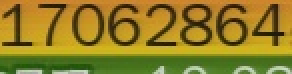
#> input picture image_segmentation/capture/catch149864984817.jpg, 146 x 37 px, found by its file name (shown 2 times larger); its folder holds only this picture in this run
$ jupyter execute number_segmentation_version2.0.ipynb
#> lines starting #> are read from the running program, lines starting #| are printed output that depends on the picture; after the words box and inside, x2 and y2 are one past the last pixel; in counts of white or black regions, pixels touching at a corner belong together
[cell 1]
import cv2
import numpy as np
from matplotlib import pyplot as plt

import matplotlib.patches as mpatches

from skimage import data
from skimage.filters import threshold_otsu
from skimage.segmentation import clear_border
from skimage.measure import label, regionprops
from skimage.morphology import closing, square
from skimage.color import label2rgb

import os

[cell 2]
def isIntersection(b1,b2):
    return not(b2[0] > b1[2] or b2[2] < b1[0] or b2[1] > b1[3] or b2[3] < b1[1])

[cell 3]
def flex_resize(img_ori):
    MAX_AREA=img_ori.shape[0]*img_ori.shape[1]
    # decide the scale factor
    scale=1.0
    imgH=img_ori.shape[0]
    imgH_ref=img_ori.shape[0]
    while (imgH<160):
        scale+=0.1
        imgH=scale*imgH_ref
    # resize image
    dst=cv2.resize(img_ori,(0,0),fx= scale,fy= scale, interpolation=cv2.INTER_NEAREST)
    return dst,MAX_AREA

def getBoundingBox(dst,MAX_AREA):
    img_gray=cv2.cvtColor(dst, cv2.COLOR_BGR2GRAY)
    img_median=cv2.medianBlur(img_gray,3)

    image_edges=cv2.Canny(img_median,100,200,3)#100,200,3

    kernel=cv2.getStructuringElement(cv2.MORPH_RECT,(3,3))
    closing = cv2.morphologyEx(image_edges, cv2.MORPH_CLOSE, kernel)

    # clear the image border
    cleared = clear_border(closing)

    # label the image
    label_image = label(cleared)

    all_regions=regionprops(label_image)

    candidate_regions=[]
    valid_regions=[]
    isValid=0

    for region in all_regions:
        # take regions with large enough areas
        if region.area >= MAX_AREA/18:
            candidate_regions.append(region.bbox)

    for i in range(len(candidate_regions)):
        rr=candidate_regions[i]# reference box
        for j in range(len(candidate_regions)):
            if i==j:
                continue
            cr=candidate_regions[j]#the box to be compared with
            if cr[0]<rr[0] and cr[1]<rr[1] and cr[2]>rr[2] and cr[3]>rr[3]:
                isValid=0
                break
            else:
                isValid=1
        if isValid:
            valid_regions.append(rr)

    return valid_regions

[cell 4]
all_files=[]
root_dir="/home/fengsibo/my_project/OCR/image_segmentation/capture/"
for parent,dirnames,filenames in os.walk(root_dir):
       for filename in filenames:
            full_filenames=filename
            all_files.append(full_filenames)
            #print "filename is:" + full_filenames
len(all_files)
#all_files[1][:-4]

[cell 5]
result_dir="/home/fengsibo/my_project/OCR/image_segmentation/result"
if not os.path.exists(result_dir):
    os.makedirs(result_dir)

v_r=[]
for file_id in range(len(all_files)):
    filename=root_dir+all_files[file_id]
    img_ori=cv2.imread(filename,1)
#> img_ori is the input picture: shape (37, 146, 3); mean B, G, R 37, 125.3, 143.7
    dst,MAX_AREA=flex_resize(img_ori)
#> in flex_resize, `dst=cv2.resize(img_ori,(0,0),fx= scale,fy= scale, interpolation=cv2.IN..`:
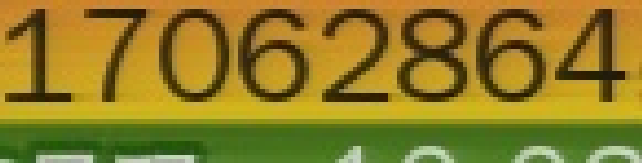
#> dst: shape (163, 642, 3); mean B, G, R 36.7, 125.1, 143.8
#> MAX_AREA = 5402
    v_r=getBoundingBox(dst,MAX_AREA)#valid region
#> in getBoundingBox, `img_gray=cv2.cvtColor(dst, cv2.COLOR_BGR2GRAY)`:
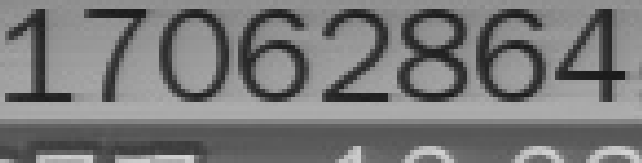
#> img_gray: shape (163, 642); min 25, max 212, mean 120.6
#> in getBoundingBox, `image_edges=cv2.Canny(img_median,100,200,3)#100,200,3`:
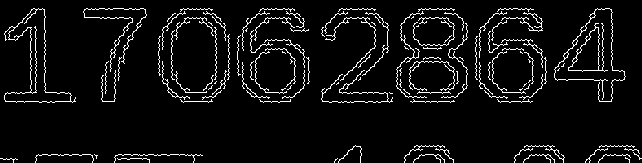
#> image_edges: shape (163, 642); 5.9% white in thin lines or dots
#> in getBoundingBox, `closing = cv2.morphologyEx(image_edges, cv2.MORPH_CLOSE, kernel)`:
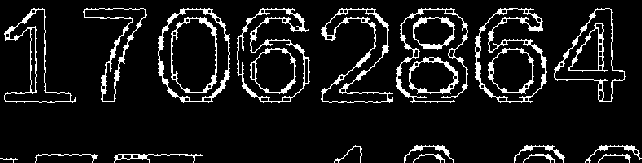
#> closing: shape (163, 642); 9% white; 24 white regions, largest, box (x1, y1, x2, y2) and area: (475, 8, 547, 103) 1023, (321, 8, 393, 103) 960, (237, 8, 310, 103) 923
#> in getBoundingBox, `cleared = clear_border(closing)`:
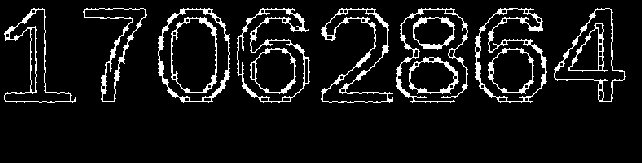
#> cleared: shape (163, 642); 7.9% white; 14 white regions
#> in getBoundingBox, `label_image = label(cleared)`:
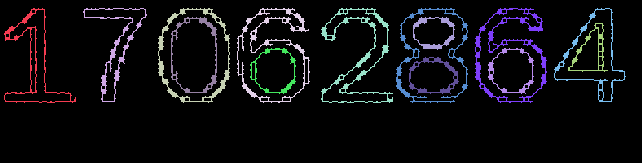
#> label_image: shape (163, 642) int64; 15 distinct labels, from 0 to 14; one colour per label, 0 black
#> in getBoundingBox, `all_regions=regionprops(label_image)`: all_regions = 14 regions; largest, box (x1, y1, x2, y2) and area: (475, 8, 547, 103) 1023, (321, 8, 393, 103) 960, (237, 8, 310, 103) 923, (158, 8, 230, 103) 775, (396, 8, 468, 103) 706
#> the loop in getBoundingBox, `for region in all_regions:` made 14 passes
#> after the loop in getBoundingBox, `for region in all_regions:`: candidate_regions = [(8, 4, 103, 76), (8, 83, 102, 147), (8, 158, 103, 230), (8, 237, 103, 310), (8, 321, 103, 393), (8, 396, 103, 468), (8, 475, 103, 547), (8, 554, 102, 626), (17, 171, 93, 217), (17, 413, 50, 455), (48, 250, 94, 296), (48, 488, 94, 534), (57, 409, 94, 459)]
#> the loop in getBoundingBox, `for i in range(len(candidate_regions)):` made 13 passes
#> after the loop in getBoundingBox, `for i in range(len(candidate_regions)):`: valid_regions = [(8, 4, 103, 76), (8, 83, 102, 147), (8, 158, 103, 230), (8, 237, 103, 310), (8, 321, 103, 393), (8, 396, 103, 468), (8, 475, 103, 547), (8, 554, 102, 626)]
#> v_r has the same summary as valid_regions in getBoundingBox
    for i in range(len(v_r)):
        img=dst[v_r[i][0]:v_r[i][2],v_r[i][1]:v_r[i][3]]
        result_name=result_dir+'/'+all_files[file_id][:-4]+'_'+str(i)+'.jpg'
        cv2.imwrite(result_name,img)
#> this loop made 8 passes
#> pass 1, `img=dst[v_r[i][0]:v_r[i][2],v_r[i][1]:v_r[i][3]]`:
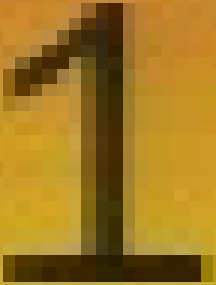
#> img: shape (95, 72, 3) (shown 3 times larger); mean B, G, R 33.2, 119.6, 159.2
#> pass 2, `img=dst[v_r[i][0]:v_r[i][2],v_r[i][1]:v_r[i][3]]`:
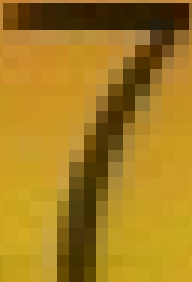
#> img: shape (94, 64, 3) (shown 3 times larger); mean B, G, R 31.9, 125.3, 164.9
#> pass 3, `img=dst[v_r[i][0]:v_r[i][2],v_r[i][1]:v_r[i][3]]`:
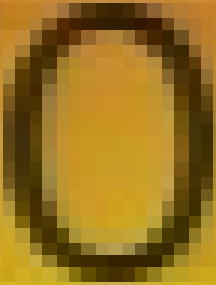
#> img: shape (95, 72, 3) (shown 3 times larger); mean B, G, R 30.8, 112.9, 149.2

$ run again, on image_segmentation/capture/catch149865026846.jpg
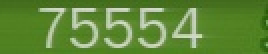
#> input picture image_segmentation/capture/catch149865026846.jpg, 134 x 27 px, found by its file name (shown 2 times larger)
#> img_ori is the input picture: shape (27, 134, 3); mean B, G, R 56.3, 136.7, 95.8
#> `dst,MAX_AREA=flex_resize(img_ori)`: MAX_AREA = 3618
#> image_edges: shape (162, 804); 3.2% white in thin lines or dots, all inside (x1, y1, x2, y2) = (113, 23, 804, 145)
#> cleared: shape (162, 804); 3.5% white in thin lines or dots, all inside (x1, y1, x2, y2) = (113, 23, 607, 145)
#> in getBoundingBox, `label_image = label(cleared)`:
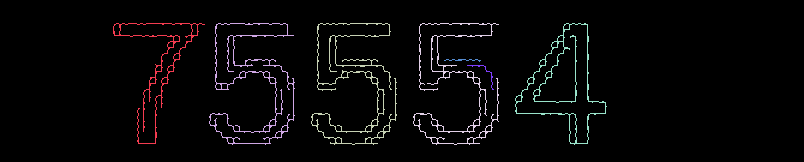
#> label_image: shape (162, 804) int64; 8 distinct labels, from 0 to 7; one colour per label, 0 black
#> all_regions = 7 regions; box (x1, y1, x2, y2) and area: (311, 23, 397, 145) 1038, (209, 23, 295, 145) 1025, (413, 23, 499, 145) 961, (515, 23, 607, 145) 803, (113, 23, 205, 144) 675, (467, 65, 494, 90) 52, (444, 59, 481, 62) 42
#> the loop in getBoundingBox, `for region in all_regions:` made 7 passes
#> after the loop in getBoundingBox, `for region in all_regions:`: candidate_regions = [(23, 113, 144, 205), (23, 209, 145, 295), (23, 311, 145, 397), (23, 413, 145, 499), (23, 515, 145, 607)]
#> the loop in getBoundingBox, `for i in range(len(candidate_regions)):` made 5 passes
#> after the loop in getBoundingBox, `for i in range(len(candidate_regions)):`: valid_regions has the same summary as candidate_regions
#> v_r has the same summary as candidate_regions in getBoundingBox
#> the loop `for i in range(len(v_r)):` made 5 passes
#> pass 2, `img=dst[v_r[i][0]:v_r[i][2],v_r[i][1]:v_r[i][3]]`:
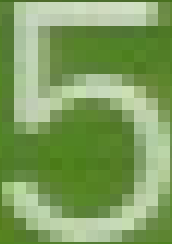
#> img: shape (122, 86, 3) (shown 2 times larger); mean B, G, R 94.6, 158.7, 126.2

$ run again, on image_segmentation/capture/catch149865026848.jpg
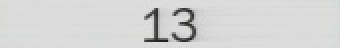
#> input picture image_segmentation/capture/catch149865026848.jpg, 170 x 24 px, found by its file name (shown 2 times larger)
#> img_ori is the input picture: shape (24, 170, 3); mean B, G, R 212.9, 213.2, 213
#> `dst,MAX_AREA=flex_resize(img_ori)`: MAX_AREA = 4080
#> in getBoundingBox, `image_edges=cv2.Canny(img_median,100,200,3)#100,200,3`:
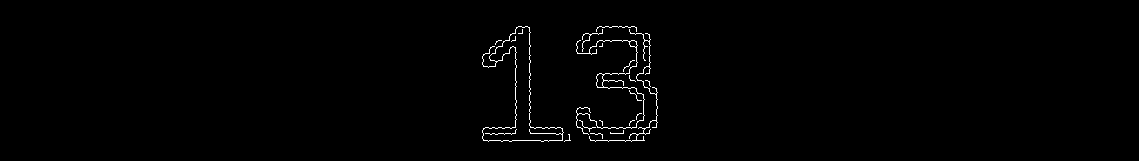
#> image_edges: shape (161, 1139); 0.87% white in thin lines or dots, all inside (x1, y1, x2, y2) = (482, 26, 658, 142)
#> label_image: shape (161, 1139) int64; 3 distinct labels, from 0 to 2
#> all_regions = 2 regions; box (x1, y1, x2, y2) and area: (576, 26, 658, 142) 1136, (482, 26, 571, 142) 671
#> the loop in getBoundingBox, `for region in all_regions:` made 2 passes
#> after the loop in getBoundingBox, `for region in all_regions:`: candidate_regions = [(26, 482, 142, 571), (26, 576, 142, 658)]
#> the loop in getBoundingBox, `for i in range(len(candidate_regions)):` made 2 passes
#> the loop `for i in range(len(v_r)):` made 2 passes
#> pass 2, `img=dst[v_r[i][0]:v_r[i][2],v_r[i][1]:v_r[i][3]]`:
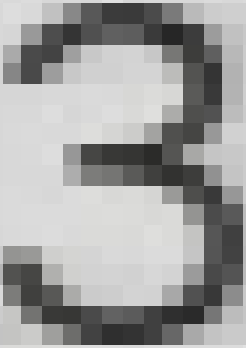
#> img: shape (116, 82, 3) (shown 3 times larger); mean B, G, R 158.4, 159, 159
